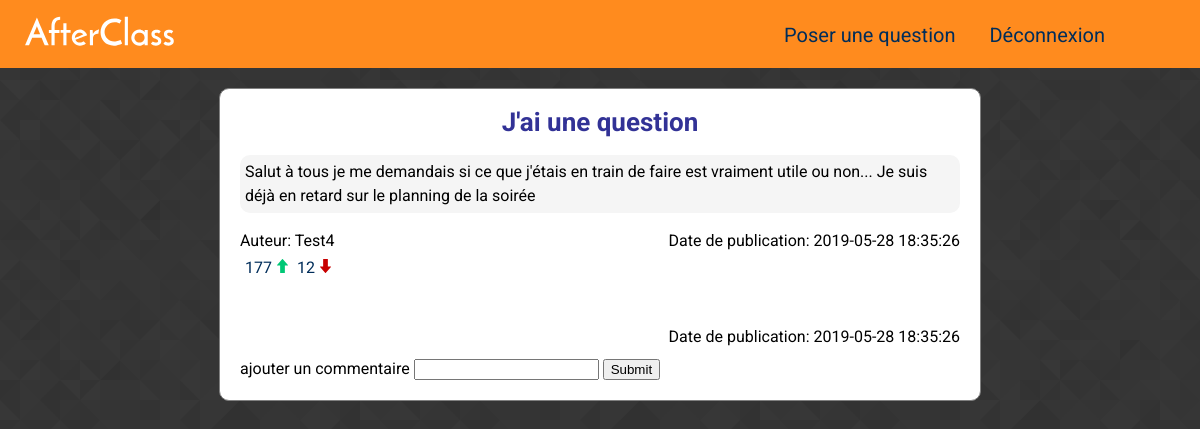
The app's page /post.php?id=12 (signed in), older data.
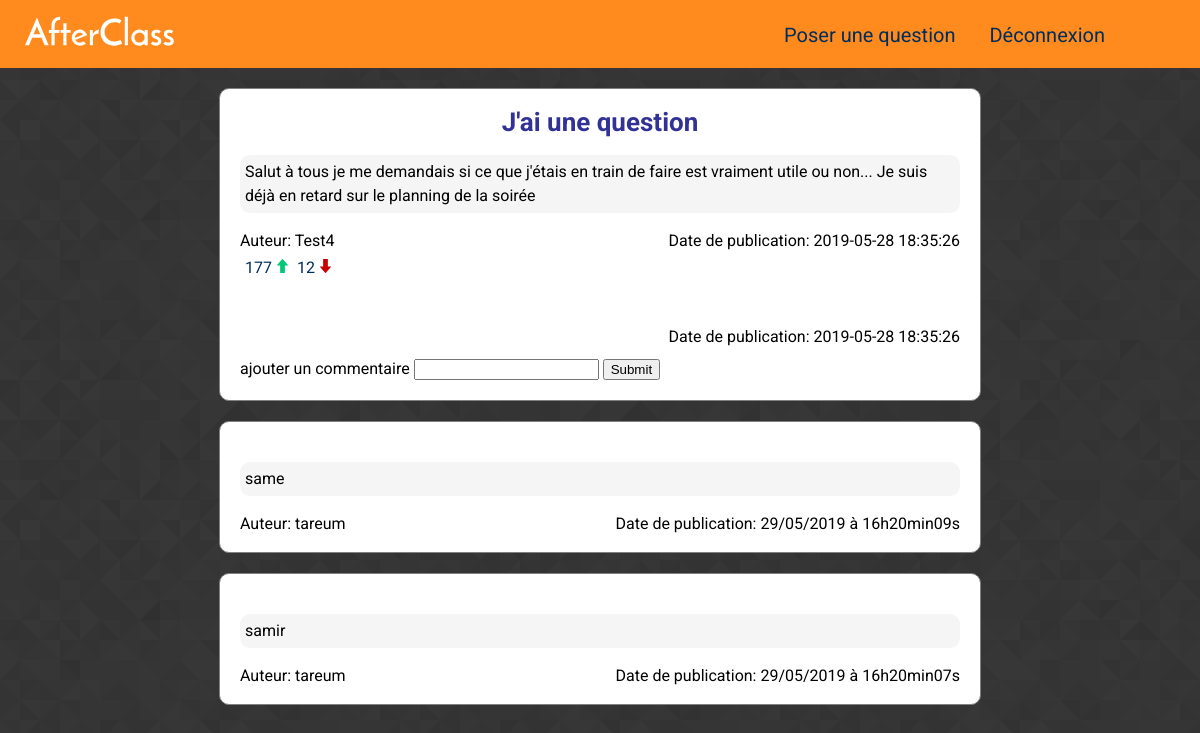
The same page, newer data.
### tables this page shows
CREATE TABLE `posts` (
  `id` int(11) NOT NULL,
  `title` varchar(50) NOT NULL,
  `content` longtext NOT NULL,
  `author` varchar(20) NOT NULL,
  `date` timestamp NOT NULL DEFAULT CURRENT_TIMESTAMP
);

CREATE TABLE `comments` (
  `id` int(11) NOT NULL,
  `post_id` int(11) NOT NULL,
  `author` varchar(20) NOT NULL,
  `date` timestamp NOT NULL DEFAULT CURRENT_TIMESTAMP,
  `content` text NOT NULL
);

### assets/config/bootstrap.php (called while the page is built, shortened)
<?php
require __DIR__ . '/classes/post_object.php';
require __DIR__ . '/classes/comments.php';
$post = new Post();
$comments = new Comments();

### assets/config/classes/post_object.php (called while the page is built, shortened)
<?php
class Post
{
    public function getOne(PDO $con, $id)  {
    	$req =  $con->query('SELECT * FROM posts WHERE id=' . $id);
    	return $req->fetch(PDO::FETCH_ASSOC);
		}
}

### assets/config/classes/comments.php (called while the page is built, shortened)
<?php
class Comments {
    public function viewComments(PDO $con) {
        $req = $con->prepare('SELECT author, content, DATE_FORMAT(
                                                    date, \'%d/%m/%Y à %Hh%imin%ss\')
                                                    AS date
                                                    FROM comments
                                                    WHERE post_id = :id
                                                    ORDER BY date DESC ' );
        $req->bindParam(':id', $_GET['id'], PDO::PARAM_INT);
        $req->execute();
        return $req->fetchAll(PDO::FETCH_ASSOC);
    }
}

### post.php (the view, shortened to what this page needs)
<?php
require './assets/config/bootstrap.php';
require './assets/inc/header.php';
?>
<?php if(isset($_GET['modify'])):
	$currentPost = $post->getOne($pdo, $_GET['id']);
  if ($currentPost['author'] !== $_SESSION['user']['username']) {
    header('Location: home.php');
  }
  ?>
  <article class="post">
    <h1>Modifier</h1>
    <form action="post.php?id=<?= $currentPost['id']; ?>" method="post">
      <label class="createLabel" for="title">Titre</label>
      <input class="createInput" type="text" name="title" value="<?= $currentPost['title']?>">
      <label class="createLabel" for="content">Message</label>
      <textarea class="createInput" name="content" id="content" cols="30" rows="10"><?= $currentPost['content']?></textarea>
      <input class="createSubmit" type="submit" name="send">
    </form>
  </article>
<?php elseif(isset($_GET['id'])):
  $currentPost = $post->getOne($pdo, $_GET['id']);
  ?>
	<article  class="post">
		<h2 class="postTitle"> <?= $currentPost['title']?> </h2>
		<p class="postContent"><?= htmlentities($currentPost['content']) ?></p>
		<h3 class="postAuthor" >Auteur: <?= $currentPost['author'] ?></h3>
    <h4 class="postDate" >Date  de publication: <?= $currentPost['date'] ?></h4>
        <div class="likes-container">
            <div class="likes">
                <a href=""><span class="likes-numbers">177</span><img src="./assets/images/up.svg" alt="up"></a>
                <a href=""><span class="likes-numbers">12</span><img src="./assets/images/down.svg" alt="down"></a>
            </div>
        </div>
        <div class="likes-container">
        </div>
		<h4 class="postDate" >Date  de publication: <?= $currentPost['date'] ?></h4>
  <form class="comment" action="post.php?id=<?= $currentPost['id']; ?>" method="post">
    <label for="comments">ajouter un commentaire</label>
    <input type="text" name="comment_content">
    <input type="submit">
  </form>
  </article>
<?php foreach ($comments->viewComments($pdo) as $comment) :?>
  <article class="post">
    <p class="postContent"><?= htmlentities($comment['content']) ?></p>
    <h3 class="postAuthor" >Auteur: <?= $comment['author'] ?></h3>
    <h4 class="postDate" >Date  de publication: <?= $comment['date'] ?></h4>
  </article>
<?php  endforeach; ?>
<?php endif; ?>
<?php
require './assets/inc/footer.php';
?>

### assets/inc/header.php (shortened to what this page needs)
<!doctype html>
<html lang="fr">
<head>
  <link rel="stylesheet" href="assets/css/main.css">
</head>
<body>
<?php if(isset($_SESSION['user'])): ?>
<header>
  <a href="home.php"><img class="logo" src="assets/images/logo.svg" alt=""></a>
  <nav class="navigation">
    <ul>
      <li class="navElement">
        <a href="post.php">Poser une question</a>
      </li>
      <li class="navElement">
        <a href="index.php?logout">Déconnexion</a>
      </li>
    </ul>
  </nav>
</header>
<?php  endif; ?>

### assets/inc/footer.php
 </body>
</html>

### assets/css/main.css (style rules this page uses)
:root { --orange: #FF8B1E; --blue: #002D5A; }
header { padding: 5px; width: 100vw; background: var(--orange); }
.logo { fill: var(--blue); width: 150px; margin-left: 20px; }
nav { display: inline-block; float: right; margin-top: 15px; margin-right: 100px; }
.navElement { display: inline-block; color: black; padding-left: 30px; margin-top: 5px; font-size: 20px; }
a { color: var(--blue); text-decoration: none; }
.post { width: 60vw; margin-right: auto; margin-left: auto; margin-top: 20px; padding: 20px; border: solid 1px gray; border-radius: 10px; background: white; }
.postTitle { color: rgb(50,50,150); font-size: 26px; font-weight: bold; text-align: center; margin-bottom: 20px; }
.postContent { line-height: 1.5; background: rgb(245,245,245); padding: 5px; margin-bottom: 20px; border-radius: 10px; }
.postAuthor { display: inline-block; }
.postDate { float: right; }
body { font-family: 'Roboto'; background: url("../images/prism.png") repeat; }
.likes-container { height: 30px; width: 100px; margin-top: 10px; }
.likes-container img { margin-left: 5px; }
.likes-numbers { padding-left: 5px; }
form { display: inline-block; }

### post.php (style rules this page uses)
.comment { margin-top: 30px; }

Row changes from the older to the newer data that the page shows:
added comments: content "same", author "tareum", date "29/05/2019 à 16h20min09s"
added comments: content "samir", author "tareum", date "29/05/2019 à 16h20min07s"
